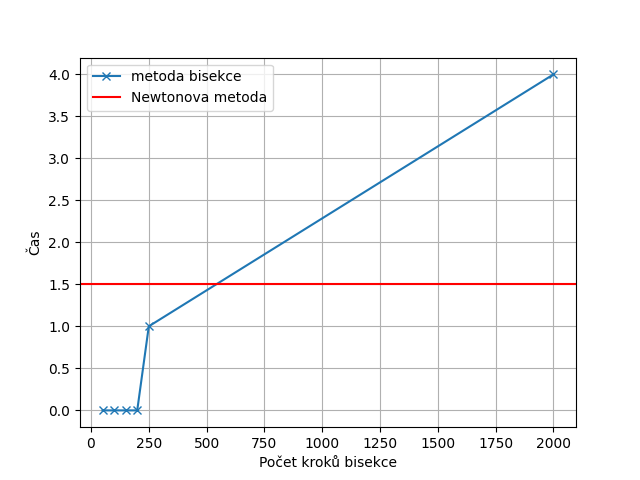

Python code for this plot:
from tools import *
from math import *
import time
from scipy import optimize
import matplotlib.pyplot as plt

"""
Zadání:
Vyhledávání hodnot, při kterých dosáhne zkoumaný signál vybrané hodnoty je důležitou součástí analýzy časových řad. 
Pro tento účel existuje spousta zajímavých metod. Jeden typ metod se nazývá ohraničené (například metoda půlení intervalu),
při kterých je zaručeno nalezení kořenu, avšak metody typicky konvergují pomalu. Druhý typ metod se nazývá neohraničené,
které konvergují rychle, avšak svojí povahou nemusí nalézt řešení (metody využívající derivace). 
Vaším úkolem je vybrat tři různorodé funkce (například polynomiální, exponenciální/logaritmickou, harmonickou se směrnicí, aj.), 
které mají alespoň jeden kořen a nalézt ho jednou uzavřenou a jednou otevřenou metodou. 
Porovnejte časovou náročnost nalezení kořene a přesnost nalezení.
"""

funcs = [lambda x: x**3-x**2+x/4-5, lambda x: e**(x**2+x/9)-4, lambda x: sin(5*x)]

@benchmark_it
def bisect(min, max, max_iters, func):
  for _ in range(max_iters):  
    middle = (min + max) / 2  
    if (func(min) * func(middle)) < 0:
      max = middle
    else:
      min = middle
  return middle

@benchmark_it
def newton(func, x0):
   return optimize.newton(func, x0)

min=0     
max=10
steps=[50, 100, 150, 200, 250, 2000]
times = []

for s in steps:
    time = 0
    for i, func in enumerate(funcs):
        t, root = bisect(min, max, s, func)
        time += t*1000
        print(f"f{i} = {root} (biskce, krok {s})")
    print(f"Čas výpočtů: {time}ms")
    times.append(time)

time = 0
for i, func in enumerate(funcs):
    t, root = newton(func, min+max/2)
    time += t*1000
    print(f"f{i} = {root} (Newton)")
print(f"Čas výpočtů: {time}ms")

plt.plot(steps, times, marker='x', label="metoda bisekce")
plt.axhline(time, color="r", label="Newtonova metoda")
plt.ylabel("Čas")
plt.xlabel("Počet kroků bisekce")
plt.legend()
plt.grid(True)
plt.show()

"""
f0 = 2.058507184419609 (biskce, krok 50)
f1 = 1.1231644200421176 (biskce, krok 50)
f2 = 8.796459430051415 (biskce, krok 50)
Čas výpočtů: 0.0ms
f0 = 2.0585071844196063 (biskce, krok 100)
f1 = 1.1231644200421167 (biskce, krok 100)
f2 = 8.79645943005142 (biskce, krok 100)
Čas výpočtů: 0.0ms
f0 = 2.0585071844196063 (biskce, krok 150)
f1 = 1.1231644200421167 (biskce, krok 150)
f2 = 8.79645943005142 (biskce, krok 150)
Čas výpočtů: 0.0ms
f0 = 2.0585071844196063 (biskce, krok 200)
f1 = 1.1231644200421167 (biskce, krok 200)
f2 = 8.79645943005142 (biskce, krok 200)
Čas výpočtů: 0.0ms
f0 = 2.0585071844196063 (biskce, krok 250)
f1 = 1.1231644200421167 (biskce, krok 250)
f2 = 8.79645943005142 (biskce, krok 250)
Čas výpočtů: 1.0006427764892578ms
f0 = 2.0585071844196063 (biskce, krok 2000)
f1 = 1.1231644200421167 (biskce, krok 2000)
f2 = 8.79645943005142 (biskce, krok 2000)
Čas výpočtů: 3.998994827270508ms
f0 = 2.0585071844196063 (Newton)
f1 = 1.1231644200423638 (Newton)
f2 = 5.026548245743668 (Newton)
Čas výpočtů: 1.5077590942382812ms
"""
